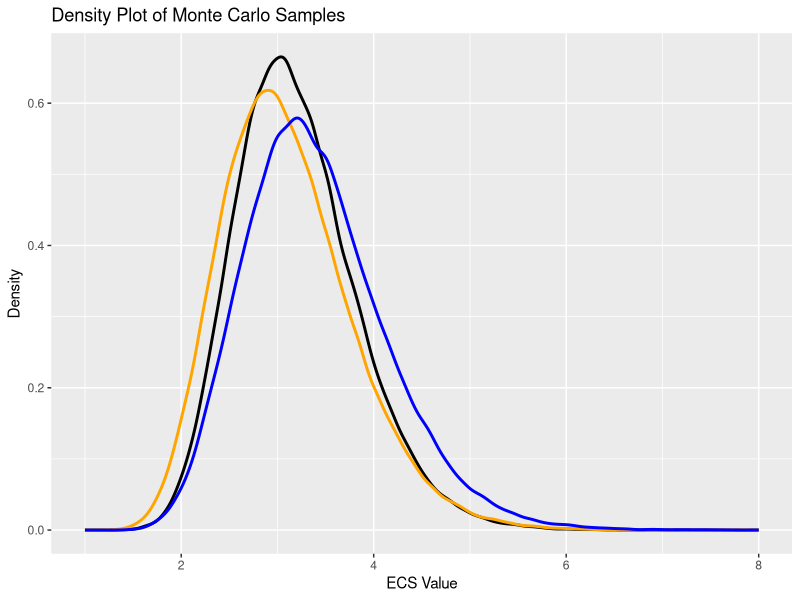

Generate this figure with R:
library(ggplot2)

lognorm <- function(m, sd){
  
  # re-parameterization of supplied mean value
  mn <- log(m^2 / sqrt(sd^2 + m^2))
  
  # re-parameterization of supplied sd value
  stdev <- sqrt(log(1 + (sd^2 / m^2)))
  
  # stores new value in list - when pushed to rlnorm(), will provide normal distribution
  # of arithmetic mean (m) and standard deviation (sd)
  c(mn, stdev)
  
}

# estimatin sigma from confidence intervals assuming sufficiently large sample size

estimate_sigma <- function(ci_5_95, ci_17_84) {
  
  # Calculate the length of the CIs
  ci_length_5_95 <- ci_5_95[2] - ci_5_95[1]
  ci_length_17_84 <- ci_17_84[2] - ci_17_84[1]
  
  # Estimate sigma using the average of the CI lengths
  sigma_5_95 <- ci_length_5_95 / (2 * qnorm(0.975)) # z-value for 95% CI
  sigma_17_84 <- ci_length_17_84 / (2 * qnorm(0.84)) # z-value for 84% CI
  
  # Average the two estimates assuming they are equally important for the estimated
  # sigma.
  # Goal to provide a single values of the sd.
  # Trying to account for uncertainty associated with both confidence intervals.
  estimated_sigma <- (sigma_5_95 + sigma_17_84) / 2
  
  return(estimated_sigma)
  
}

# sampling lognormal distribution
generate_lognormal_samples <- function(mu, sigma, n_samples) {
  
  # Generate normally distributed samples in log-space
  samples <- rlnorm(n_samples, lognorm(mu, sigma) [1], lognorm(mu, sigma) [2])
  
  return(samples)
}


# Example usage:
# Baseline - the synthesis of basic assumptions as outlined in Sherwood et al 2020
# Not necessarily a consensus estimate, but is based on transparent assumptions. 
# The sensitivity can be tested by: 
# 1) choice of prior 
# 2) the exclusion of each line of evidence 
# 3) allowance of uncertainties that are not present in other calculations 
baseline <- 3.2
baseline_5_95 <- c(2.3, 4.7)
baseline_17_83 <- c(2.6, 3.9)

# This is Baseline (UL) excluding Historical line of evidence 
no_hist <- 3.1
no_hist_5_95 <- c(2.0, 4.6)
no_hist_17_83 <- c(2.3, 3.7)

# This is the Baseline (UL) excluding paleo cold line of evidence
no_paleo_cold <- 3.4
no_paleo_cold_5_95 <- c(2.3, 5.1)
no_paleo_cold_17_83 <- c(2.6, 4.1)

n_samples <- 100000

# estimate sigma
sigma_baseline <- estimate_sigma(baseline_5_95, baseline_17_83)
sigma_baseline

sigma_no_hist <- estimate_sigma(no_hist_5_95, no_hist_17_83)
sigma_no_hist

sigma_no_paleo_cold <- estimate_sigma(no_paleo_cold_5_95, no_paleo_cold_17_83)
sigma_no_paleo_cold

# Generate the Monte Carlo sample
baseline_samples <- generate_lognormal_samples(baseline, sigma_baseline, n_samples)
# how does this estimation do matching Table 10 in Sherwood et al.
mean(baseline_samples)
median(baseline_samples)

no_hist_samples <- generate_lognormal_samples(no_hist, sigma_no_hist, n_samples)
# how does this estimation do matching Table 10 in Sherwood et al.
mean(no_hist_samples)
median(no_hist_samples)

no_paleo_cold_samples <- generate_lognormal_samples(no_paleo_cold, sigma_no_paleo_cold, n_samples)
# how does this estimation do matching Table 10 in Sherwood et al.
mean(no_paleo_cold_samples)
median(no_paleo_cold)

# Plot the density plot
# compare plot with the PDFs in Figure 24 of Sherwood
ggplot() +
  geom_density(data = data.frame(baseline_samples), aes(x = baseline_samples),
               fill = NA, color = "black", linewidth = 1.0) +
  geom_density(data = data.frame(no_hist_samples), aes(x = no_hist_samples),
               fill = NA, color = "orange", linewidth = 1.0) +
  geom_density(data = data.frame(no_paleo_cold_samples), aes(x = no_paleo_cold_samples),
               fill = NA, color = "blue", linewidth = 1.0) +
  xlim(1, 8) +
  labs(title = "Density Plot of Monte Carlo Samples",
       x = "ECS Value",
       y = "Density")
